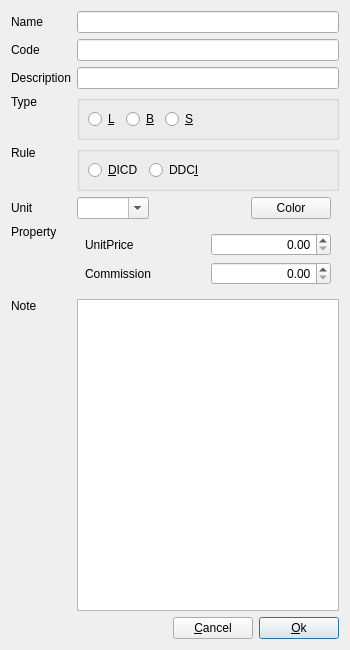
<?xml version="1.0" encoding="UTF-8"?>
<ui version="4.0">
 <class>InsertNodeProduct</class>
 <widget class="QDialog" name="InsertNodeProduct">
  <property name="geometry">
   <rect>
    <x>0</x>
    <y>0</y>
    <width>350</width>
    <height>650</height>
   </rect>
  </property>
  <layout class="QGridLayout" name="gridLayout_4">
   <item row="5" column="1" colspan="3">
    <widget class="QGroupBox" name="groupBox">
     <property name="sizePolicy">
      <sizepolicy hsizetype="Preferred" vsizetype="Preferred">
       <horstretch>0</horstretch>
       <verstretch>0</verstretch>
      </sizepolicy>
     </property>
     <property name="title">
      <string/>
     </property>
     <layout class="QHBoxLayout" name="horizontalLayout">
      <property name="spacing">
       <number>-1</number>
      </property>
      <property name="leftMargin">
       <number>8</number>
      </property>
      <property name="topMargin">
       <number>8</number>
      </property>
      <property name="rightMargin">
       <number>8</number>
      </property>
      <property name="bottomMargin">
       <number>8</number>
      </property>
      <item>
       <widget class="QRadioButton" name="rBtnDICD">
        <property name="toolTip">
         <string>Debit Increase, Credit Decrease</string>
        </property>
        <property name="text">
         <string notr="true">&amp;DICD</string>
        </property>
       </widget>
      </item>
      <item>
       <widget class="QRadioButton" name="rBtnDDCI">
        <property name="toolTip">
         <string>Debit Decrease, Credit Increase</string>
        </property>
        <property name="text">
         <string notr="true">DDC&amp;I</string>
        </property>
       </widget>
      </item>
      <item>
       <spacer name="horizontalSpacer_2">
        <property name="orientation">
         <enum>Qt::Orientation::Horizontal</enum>
        </property>
        <property name="sizeHint" stdset="0">
         <size>
          <width>40</width>
          <height>5</height>
         </size>
        </property>
       </spacer>
      </item>
     </layout>
    </widget>
   </item>
   <item row="1" column="0">
    <widget class="QLabel" name="labCode">
     <property name="text">
      <string>Code</string>
     </property>
     <property name="buddy">
      <cstring>lineEditCode</cstring>
     </property>
    </widget>
   </item>
   <item row="6" column="0">
    <widget class="QLabel" name="labUnit">
     <property name="text">
      <string>Unit</string>
     </property>
     <property name="buddy">
      <cstring>comboUnit</cstring>
     </property>
    </widget>
   </item>
   <item row="9" column="0">
    <widget class="QLabel" name="labNote">
     <property name="sizePolicy">
      <sizepolicy hsizetype="Preferred" vsizetype="Expanding">
       <horstretch>0</horstretch>
       <verstretch>0</verstretch>
      </sizepolicy>
     </property>
     <property name="text">
      <string>Note</string>
     </property>
     <property name="alignment">
      <set>Qt::AlignmentFlag::AlignLeading|Qt::AlignmentFlag::AlignLeft|Qt::AlignmentFlag::AlignTop</set>
     </property>
     <property name="buddy">
      <cstring>plainTextEdit</cstring>
     </property>
    </widget>
   </item>
   <item row="12" column="2">
    <widget class="QPushButton" name="pBtnCancel">
     <property name="sizePolicy">
      <sizepolicy hsizetype="Fixed" vsizetype="Fixed">
       <horstretch>0</horstretch>
       <verstretch>0</verstretch>
      </sizepolicy>
     </property>
     <property name="text">
      <string>&amp;Cancel</string>
     </property>
    </widget>
   </item>
   <item row="2" column="1" colspan="3">
    <widget class="LineEdit" name="lineEditDescription">
     <property name="sizePolicy">
      <sizepolicy hsizetype="Preferred" vsizetype="Preferred">
       <horstretch>0</horstretch>
       <verstretch>0</verstretch>
      </sizepolicy>
     </property>
    </widget>
   </item>
   <item row="7" column="0">
    <widget class="QLabel" name="labProperty">
     <property name="text">
      <string>Property</string>
     </property>
     <property name="alignment">
      <set>Qt::AlignmentFlag::AlignLeading|Qt::AlignmentFlag::AlignLeft|Qt::AlignmentFlag::AlignTop</set>
     </property>
    </widget>
   </item>
   <item row="4" column="1" colspan="3">
    <widget class="QGroupBox" name="groupBox_3">
     <property name="title">
      <string/>
     </property>
     <layout class="QGridLayout" name="gridLayout_2">
      <property name="leftMargin">
       <number>8</number>
      </property>
      <property name="topMargin">
       <number>8</number>
      </property>
      <property name="rightMargin">
       <number>8</number>
      </property>
      <property name="bottomMargin">
       <number>8</number>
      </property>
      <property name="spacing">
       <number>-1</number>
      </property>
      <item row="0" column="0">
       <widget class="QRadioButton" name="rBtnLeaf">
        <property name="toolTip">
         <string>Leaf</string>
        </property>
        <property name="text">
         <string notr="true">&amp;L</string>
        </property>
       </widget>
      </item>
      <item row="0" column="1">
       <widget class="QRadioButton" name="rBtnBranch">
        <property name="toolTip">
         <string>Branch</string>
        </property>
        <property name="text">
         <string notr="true">&amp;B</string>
        </property>
       </widget>
      </item>
      <item row="0" column="2">
       <widget class="QRadioButton" name="rBtnSupport">
        <property name="toolTip">
         <string>Support</string>
        </property>
        <property name="text">
         <string notr="true">&amp;S</string>
        </property>
       </widget>
      </item>
      <item row="0" column="3">
       <spacer name="horizontalSpacer_4">
        <property name="orientation">
         <enum>Qt::Orientation::Horizontal</enum>
        </property>
        <property name="sizeHint" stdset="0">
         <size>
          <width>40</width>
          <height>5</height>
         </size>
        </property>
       </spacer>
      </item>
     </layout>
    </widget>
   </item>
   <item row="12" column="0" colspan="2">
    <spacer name="horizontalSpacer">
     <property name="orientation">
      <enum>Qt::Orientation::Horizontal</enum>
     </property>
     <property name="sizeHint" stdset="0">
      <size>
       <width>111</width>
       <height>20</height>
      </size>
     </property>
    </spacer>
   </item>
   <item row="12" column="3">
    <widget class="QPushButton" name="pBtnOk">
     <property name="sizePolicy">
      <sizepolicy hsizetype="Fixed" vsizetype="Fixed">
       <horstretch>0</horstretch>
       <verstretch>0</verstretch>
      </sizepolicy>
     </property>
     <property name="text">
      <string>&amp;Ok</string>
     </property>
     <property name="default">
      <bool>true</bool>
     </property>
    </widget>
   </item>
   <item row="2" column="0">
    <widget class="QLabel" name="labDescription">
     <property name="text">
      <string>Description</string>
     </property>
     <property name="buddy">
      <cstring>lineEditDescription</cstring>
     </property>
    </widget>
   </item>
   <item row="9" column="1" rowspan="3" colspan="3">
    <widget class="PlainTextEdit" name="plainTextEdit">
     <property name="tabChangesFocus">
      <bool>true</bool>
     </property>
    </widget>
   </item>
   <item row="0" column="1" colspan="3">
    <widget class="LineEdit" name="lineEditName">
     <property name="sizePolicy">
      <sizepolicy hsizetype="Expanding" vsizetype="Fixed">
       <horstretch>0</horstretch>
       <verstretch>0</verstretch>
      </sizepolicy>
     </property>
    </widget>
   </item>
   <item row="5" column="0">
    <widget class="QLabel" name="labRule">
     <property name="sizePolicy">
      <sizepolicy hsizetype="Preferred" vsizetype="Preferred">
       <horstretch>0</horstretch>
       <verstretch>0</verstretch>
      </sizepolicy>
     </property>
     <property name="text">
      <string>Rule</string>
     </property>
     <property name="alignment">
      <set>Qt::AlignmentFlag::AlignLeading|Qt::AlignmentFlag::AlignLeft|Qt::AlignmentFlag::AlignTop</set>
     </property>
     <property name="buddy">
      <cstring>rBtnDICD</cstring>
     </property>
    </widget>
   </item>
   <item row="4" column="0">
    <widget class="QLabel" name="labType">
     <property name="sizePolicy">
      <sizepolicy hsizetype="Preferred" vsizetype="Preferred">
       <horstretch>0</horstretch>
       <verstretch>0</verstretch>
      </sizepolicy>
     </property>
     <property name="text">
      <string>Type</string>
     </property>
     <property name="alignment">
      <set>Qt::AlignmentFlag::AlignLeading|Qt::AlignmentFlag::AlignLeft|Qt::AlignmentFlag::AlignTop</set>
     </property>
     <property name="buddy">
      <cstring>rBtnDICD</cstring>
     </property>
    </widget>
   </item>
   <item row="1" column="1" colspan="3">
    <widget class="LineEdit" name="lineEditCode">
     <property name="sizePolicy">
      <sizepolicy hsizetype="Preferred" vsizetype="Fixed">
       <horstretch>0</horstretch>
       <verstretch>0</verstretch>
      </sizepolicy>
     </property>
    </widget>
   </item>
   <item row="0" column="0">
    <widget class="QLabel" name="labName">
     <property name="sizePolicy">
      <sizepolicy hsizetype="Fixed" vsizetype="Preferred">
       <horstretch>0</horstretch>
       <verstretch>0</verstretch>
      </sizepolicy>
     </property>
     <property name="text">
      <string>Name</string>
     </property>
     <property name="buddy">
      <cstring>lineEditName</cstring>
     </property>
    </widget>
   </item>
   <item row="6" column="1" colspan="3">
    <widget class="QWidget" name="widget" native="true">
     <layout class="QGridLayout" name="gridLayout_3">
      <property name="leftMargin">
       <number>0</number>
      </property>
      <property name="topMargin">
       <number>0</number>
      </property>
      <property name="rightMargin">
       <number>8</number>
      </property>
      <property name="bottomMargin">
       <number>0</number>
      </property>
      <item row="0" column="1">
       <spacer name="horizontalSpacer_3">
        <property name="orientation">
         <enum>Qt::Orientation::Horizontal</enum>
        </property>
        <property name="sizeHint" stdset="0">
         <size>
          <width>40</width>
          <height>20</height>
         </size>
        </property>
       </spacer>
      </item>
      <item row="0" column="0">
       <widget class="ComboBox" name="comboUnit">
        <property name="editable">
         <bool>true</bool>
        </property>
        <property name="insertPolicy">
         <enum>QComboBox::InsertPolicy::NoInsert</enum>
        </property>
       </widget>
      </item>
      <item row="0" column="2">
       <widget class="QPushButton" name="pBtnColor">
        <property name="text">
         <string>Color</string>
        </property>
        <property name="checkable">
         <bool>false</bool>
        </property>
       </widget>
      </item>
     </layout>
    </widget>
   </item>
   <item row="7" column="1" colspan="3">
    <widget class="QWidget" name="widgetProperty" native="true">
     <layout class="QGridLayout" name="gridLayout">
      <property name="leftMargin">
       <number>8</number>
      </property>
      <property name="topMargin">
       <number>8</number>
      </property>
      <property name="rightMargin">
       <number>8</number>
      </property>
      <property name="bottomMargin">
       <number>8</number>
      </property>
      <item row="1" column="0">
       <widget class="QLabel" name="labCommission">
        <property name="text">
         <string>Commission</string>
        </property>
       </widget>
      </item>
      <item row="1" column="2">
       <widget class="DoubleSpinBox" name="dSpinBoxCommission">
        <property name="alignment">
         <set>Qt::AlignmentFlag::AlignRight|Qt::AlignmentFlag::AlignTrailing|Qt::AlignmentFlag::AlignVCenter</set>
        </property>
        <property name="stepType">
         <enum>QAbstractSpinBox::StepType::AdaptiveDecimalStepType</enum>
        </property>
       </widget>
      </item>
      <item row="0" column="2">
       <widget class="DoubleSpinBox" name="dSpinBoxUnitPrice">
        <property name="alignment">
         <set>Qt::AlignmentFlag::AlignRight|Qt::AlignmentFlag::AlignTrailing|Qt::AlignmentFlag::AlignVCenter</set>
        </property>
        <property name="stepType">
         <enum>QAbstractSpinBox::StepType::AdaptiveDecimalStepType</enum>
        </property>
       </widget>
      </item>
      <item row="0" column="0">
       <widget class="QLabel" name="labUnitPrice">
        <property name="text">
         <string>UnitPrice</string>
        </property>
       </widget>
      </item>
     </layout>
    </widget>
   </item>
  </layout>
 </widget>
 <customwidgets>
  <customwidget>
   <class>ComboBox</class>
   <extends>QComboBox</extends>
   <header location="global">widget/combobox.h</header>
  </customwidget>
  <customwidget>
   <class>LineEdit</class>
   <extends>QLineEdit</extends>
   <header location="global">widget/lineedit.h</header>
  </customwidget>
  <customwidget>
   <class>PlainTextEdit</class>
   <extends>QPlainTextEdit</extends>
   <header location="global">widget/plaintextedit.h</header>
  </customwidget>
  <customwidget>
   <class>DoubleSpinBox</class>
   <extends>QDoubleSpinBox</extends>
   <header location="global">widget/doublespinbox.h</header>
  </customwidget>
 </customwidgets>
 <tabstops>
  <tabstop>lineEditName</tabstop>
  <tabstop>lineEditCode</tabstop>
  <tabstop>plainTextEdit</tabstop>
  <tabstop>pBtnOk</tabstop>
  <tabstop>pBtnCancel</tabstop>
 </tabstops>
 <resources/>
 <connections>
  <connection>
   <sender>pBtnCancel</sender>
   <signal>clicked()</signal>
   <receiver>InsertNodeProduct</receiver>
   <slot>reject()</slot>
   <hints>
    <hint type="sourcelabel">
     <x>357</x>
     <y>506</y>
    </hint>
    <hint type="destinationlabel">
     <x>276</x>
     <y>492</y>
    </hint>
   </hints>
  </connection>
  <connection>
   <sender>pBtnOk</sender>
   <signal>clicked()</signal>
   <receiver>InsertNodeProduct</receiver>
   <slot>accept()</slot>
   <hints>
    <hint type="sourcelabel">
     <x>431</x>
     <y>501</y>
    </hint>
    <hint type="destinationlabel">
     <x>158</x>
     <y>491</y>
    </hint>
   </hints>
  </connection>
 </connections>
</ui>
